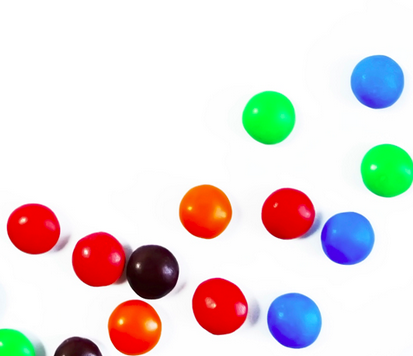
#> input picture smart.png, 413 x 356 px, found by its file name
$ python opencvlesson6_1.py
#> lines starting #> are read from the running program, lines starting #| are printed output that depends on the picture; after the words box and inside, x2 and y2 are one past the last pixel; in counts of white or black regions, pixels touching at a corner belong together
import cv2
import numpy as np
from matplotlib import pyplot as plt

img = cv2.imread("C:\Python_Practice\opencv\smart.png",0)
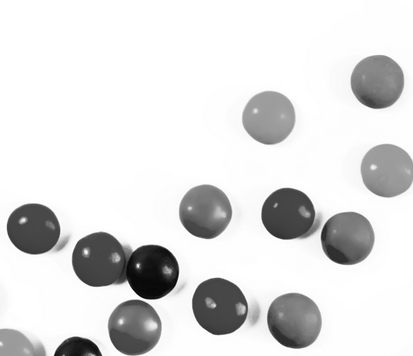
#> img: shape (356, 413); min 4, max 255, mean 222.6

_,mask =cv2.threshold(img,220,255,cv2.THRESH_BINARY_INV)
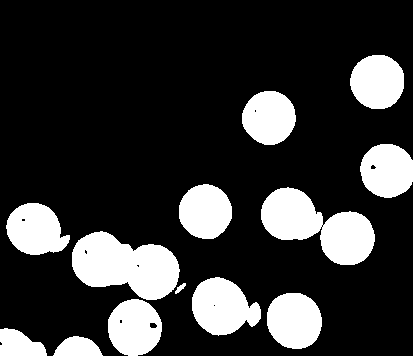
#> mask: shape (356, 413); 20.9% white; 13 white regions, largest, box (x1, y1, x2, y2) and area: (72, 231, 180, 300) 4953, (261, 187, 375, 265) 4823, (192, 277, 261, 336) 2806

titles=["image","binary"]
images=[img,mask]

for i in range(2):
    plt.subplot(1,2,i+1)
    plt.imshow(images[i],"gray")
    plt.title(titles[i])

plt.show()
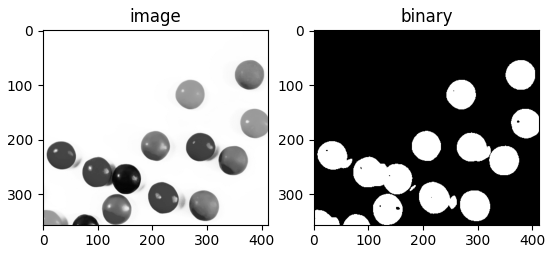
#> figure drawn by matplotlib, 2 panels

cv2.waitKey(0)
cv2.destroyAllWindows()
